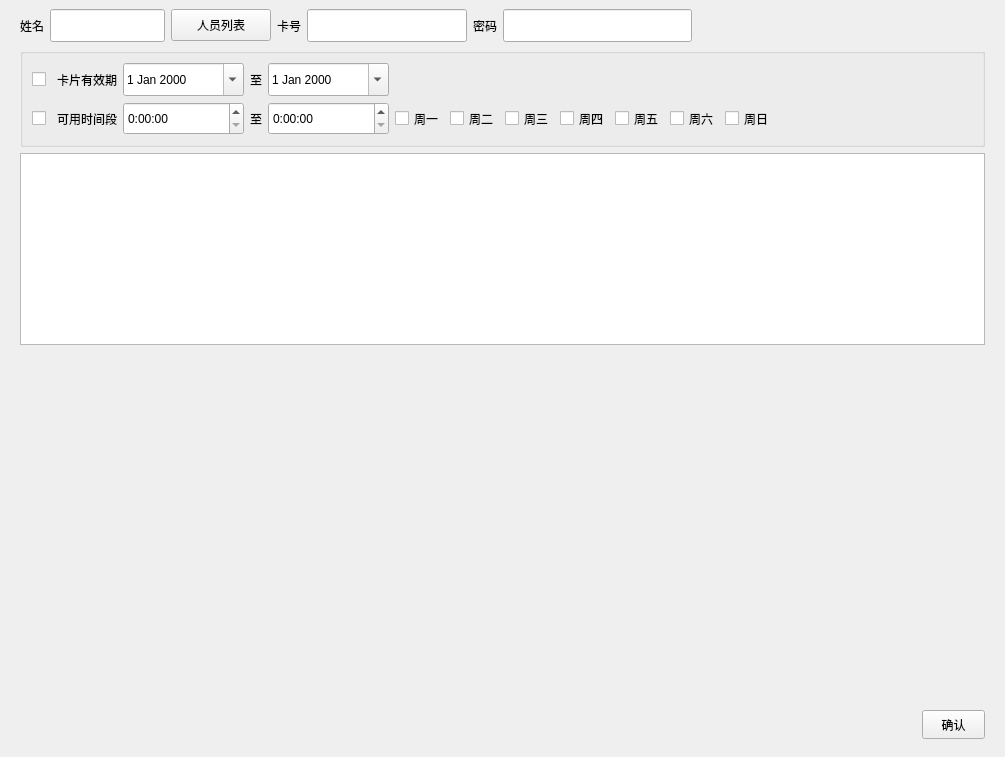
     <widget class="QWidget" name="page_makeadmincard">
      <layout class="QVBoxLayout" name="verticalLayout_36">
       <property name="topMargin">
        <number>0</number>
       </property>
       <property name="bottomMargin">
        <number>9</number>
       </property>
       <item>
        <widget class="QWidget" name="widget_makeadmincard" native="true">
         <layout class="QVBoxLayout" name="verticalLayout_35">
          <item>
           <layout class="QHBoxLayout" name="horizontalLayout_31">
            <item>
             <layout class="QHBoxLayout" name="horizontalLayout_92">
              <item>
               <widget class="QLabel" name="label_59">
                <property name="minimumSize">
                 <size>
                  <width>0</width>
                  <height>25</height>
                 </size>
                </property>
                <property name="text">
                 <string>姓名</string>
                </property>
                <property name="alignment">
                 <set>Qt::AlignRight|Qt::AlignTrailing|Qt::AlignVCenter</set>
                </property>
               </widget>
              </item>
              <item>
               <widget class="QLineEdit" name="line_makeadmin_name">
                <property name="sizePolicy">
                 <sizepolicy hsizetype="Fixed" vsizetype="Fixed">
                  <horstretch>0</horstretch>
                  <verstretch>0</verstretch>
                 </sizepolicy>
                </property>
                <property name="minimumSize">
                 <size>
                  <width>115</width>
                  <height>33</height>
                 </size>
                </property>
                <property name="maximumSize">
                 <size>
                  <width>115</width>
                  <height>33</height>
                 </size>
                </property>
                <property name="text">
                 <string/>
                </property>
                <property name="readOnly">
                 <bool>true</bool>
                </property>
               </widget>
              </item>
              <item>
               <widget class="QPushButton" name="btn_admin_list">
                <property name="minimumSize">
                 <size>
                  <width>100</width>
                  <height>32</height>
                 </size>
                </property>
                <property name="maximumSize">
                 <size>
                  <width>100</width>
                  <height>32</height>
                 </size>
                </property>
                <property name="text">
                 <string>人员列表</string>
                </property>
               </widget>
              </item>
             </layout>
            </item>
            <item>
             <layout class="QHBoxLayout" name="horizontalLayout_93">
              <item>
               <widget class="QLabel" name="label_60">
                <property name="text">
                 <string>卡号</string>
                </property>
                <property name="alignment">
                 <set>Qt::AlignRight|Qt::AlignTrailing|Qt::AlignVCenter</set>
                </property>
               </widget>
              </item>
              <item>
               <widget class="QLineEdit" name="line_makeadmin_cardnum">
                <property name="sizePolicy">
                 <sizepolicy hsizetype="Fixed" vsizetype="Fixed">
                  <horstretch>0</horstretch>
                  <verstretch>0</verstretch>
                 </sizepolicy>
                </property>
                <property name="minimumSize">
                 <size>
                  <width>160</width>
                  <height>33</height>
                 </size>
                </property>
                <property name="maximumSize">
                 <size>
                  <width>160</width>
                  <height>33</height>
                 </size>
                </property>
                <property name="text">
                 <string/>
                </property>
                <property name="readOnly">
                 <bool>true</bool>
                </property>
               </widget>
              </item>
             </layout>
            </item>
            <item>
             <layout class="QHBoxLayout" name="horizontalLayout_94">
              <item>
               <widget class="QLabel" name="label_61">
                <property name="text">
                 <string>密码</string>
                </property>
                <property name="alignment">
                 <set>Qt::AlignRight|Qt::AlignTrailing|Qt::AlignVCenter</set>
                </property>
               </widget>
              </item>
              <item>
               <widget class="QLineEdit" name="line_makeadmin_password">
                <property name="minimumSize">
                 <size>
                  <width>189</width>
                  <height>33</height>
                 </size>
                </property>
                <property name="maximumSize">
                 <size>
                  <width>189</width>
                  <height>33</height>
                 </size>
                </property>
                <property name="text">
                 <string/>
                </property>
                <property name="echoMode">
                 <enum>QLineEdit::Normal</enum>
                </property>
                <property name="readOnly">
                 <bool>true</bool>
                </property>
               </widget>
              </item>
              <item>
               <spacer name="horizontalSpacer_52">
                <property name="orientation">
                 <enum>Qt::Horizontal</enum>
                </property>
                <property name="sizeHint" stdset="0">
                 <size>
                  <width>40</width>
                  <height>20</height>
                 </size>
                </property>
               </spacer>
              </item>
             </layout>
            </item>
           </layout>
          </item>
          <item>
           <widget class="QGroupBox" name="groupBox_3">
            <property name="title">
             <string/>
            </property>
            <layout class="QVBoxLayout" name="verticalLayout_30">
             <item>
              <layout class="QHBoxLayout" name="horizontalLayout_77">
               <item>
                <widget class="QCheckBox" name="checkBox_admin_cardValidtime">
                 <property name="text">
                  <string/>
                 </property>
                 <property name="checkable">
                  <bool>true</bool>
                 </property>
                 <property name="checked">
                  <bool>false</bool>
                 </property>
                </widget>
               </item>
               <item>
                <layout class="QHBoxLayout" name="horizontalLayout_61">
                 <property name="spacing">
                  <number>0</number>
                 </property>
                 <item>
                  <widget class="QWidget" name="widget_admin_cardvalidtime" native="true">
                   <property name="minimumSize">
                    <size>
                     <width>100</width>
                     <height>30</height>
                    </size>
                   </property>
                   <layout class="QHBoxLayout" name="horizontalLayout_78">
                    <property name="spacing">
                     <number>6</number>
                    </property>
                    <property name="leftMargin">
                     <number>0</number>
                    </property>
                    <property name="topMargin">
                     <number>0</number>
                    </property>
                    <property name="rightMargin">
                     <number>0</number>
                    </property>
                    <property name="bottomMargin">
                     <number>0</number>
                    </property>
                    <item>
                     <widget class="QLabel" name="label_46">
                      <property name="minimumSize">
                       <size>
                        <width>65</width>
                        <height>25</height>
                       </size>
                      </property>
                      <property name="maximumSize">
                       <size>
                        <width>65</width>
                        <height>25</height>
                       </size>
                      </property>
                      <property name="text">
                       <string>卡片有效期</string>
                      </property>
                      <property name="alignment">
                       <set>Qt::AlignRight|Qt::AlignTrailing|Qt::AlignVCenter</set>
                      </property>
                     </widget>
                    </item>
                    <item>
                     <widget class="QDateEdit" name="date_admincard_start">
                      <property name="sizePolicy">
                       <sizepolicy hsizetype="Expanding" vsizetype="Preferred">
                        <horstretch>0</horstretch>
                        <verstretch>0</verstretch>
                       </sizepolicy>
                      </property>
                      <property name="minimumSize">
                       <size>
                        <width>121</width>
                        <height>33</height>
                       </size>
                      </property>
                      <property name="maximumSize">
                       <size>
                        <width>121</width>
                        <height>33</height>
                       </size>
                      </property>
                      <property name="minimumDate">
                       <date>
                        <year>2000</year>
                        <month>1</month>
                        <day>1</day>
                       </date>
                      </property>
                      <property name="calendarPopup">
                       <bool>true</bool>
                      </property>
                     </widget>
                    </item>
                    <item>
                     <widget class="QLabel" name="label_47">
                      <property name="minimumSize">
                       <size>
                        <width>0</width>
                        <height>25</height>
                       </size>
                      </property>
                      <property name="maximumSize">
                       <size>
                        <width>30</width>
                        <height>25</height>
                       </size>
                      </property>
                      <property name="text">
                       <string>至</string>
                      </property>
                      <property name="alignment">
                       <set>Qt::AlignRight|Qt::AlignTrailing|Qt::AlignVCenter</set>
                      </property>
                     </widget>
                    </item>
                    <item>
                     <widget class="QDateEdit" name="date_admincard_end">
                      <property name="sizePolicy">
                       <sizepolicy hsizetype="Expanding" vsizetype="Preferred">
                        <horstretch>0</horstretch>
                        <verstretch>0</verstretch>
                       </sizepolicy>
                      </property>
                      <property name="minimumSize">
                       <size>
                        <width>121</width>
                        <height>33</height>
                       </size>
                      </property>
                      <property name="maximumSize">
                       <size>
                        <width>121</width>
                        <height>33</height>
                       </size>
                      </property>
                      <property name="minimumDate">
                       <date>
                        <year>2000</year>
                        <month>1</month>
                        <day>1</day>
                       </date>
                      </property>
                      <property name="calendarPopup">
                       <bool>true</bool>
                      </property>
                     </widget>
                    </item>
                    <item>
                     <spacer name="horizontalSpacer_44">
                      <property name="orientation">
                       <enum>Qt::Horizontal</enum>
                      </property>
                      <property name="sizeHint" stdset="0">
                       <size>
                        <width>40</width>
                        <height>20</height>
                       </size>
                      </property>
                     </spacer>
                    </item>
                   </layout>
                  </widget>
                 </item>
                </layout>
               </item>
              </layout>
             </item>
             <item>
              <layout class="QHBoxLayout" name="horizontalLayout_84">
               <item>
                <widget class="QCheckBox" name="checkBox_admin_availabletime">
                 <property name="sizePolicy">
                  <sizepolicy hsizetype="Fixed" vsizetype="Fixed">
                   <horstretch>0</horstretch>
                   <verstretch>0</verstretch>
                  </sizepolicy>
                 </property>
                 <property name="text">
                  <string/>
                 </property>
                </widget>
               </item>
               <item>
                <layout class="QHBoxLayout" name="horizontalLayout_88">
                 <item>
                  <widget class="QWidget" name="widget_admin_availabletime" native="true">
                   <property name="minimumSize">
                    <size>
                     <width>100</width>
                     <height>30</height>
                    </size>
                   </property>
                   <layout class="QHBoxLayout" name="horizontalLayout_91">
                    <property name="leftMargin">
                     <number>0</number>
                    </property>
                    <property name="topMargin">
                     <number>0</number>
                    </property>
                    <property name="rightMargin">
                     <number>0</number>
                    </property>
                    <property name="bottomMargin">
                     <number>0</number>
                    </property>
                    <item>
                     <widget class="QLabel" name="label_48">
                      <property name="minimumSize">
                       <size>
                        <width>65</width>
                        <height>25</height>
                       </size>
                      </property>
                      <property name="maximumSize">
                       <size>
                        <width>65</width>
                        <height>25</height>
                       </size>
                      </property>
                      <property name="text">
                       <string>可用时间段</string>
                      </property>
                      <property name="alignment">
                       <set>Qt::AlignRight|Qt::AlignTrailing|Qt::AlignVCenter</set>
                      </property>
                     </widget>
                    </item>
                    <item>
                     <widget class="QTimeEdit" name="time_admincard_start">
                      <property name="sizePolicy">
                       <sizepolicy hsizetype="Expanding" vsizetype="Preferred">
                        <horstretch>0</horstretch>
                        <verstretch>0</verstretch>
                       </sizepolicy>
                      </property>
                      <property name="minimumSize">
                       <size>
                        <width>121</width>
                        <height>33</height>
                       </size>
                      </property>
                      <property name="maximumSize">
                       <size>
                        <width>121</width>
                        <height>33</height>
                       </size>
                      </property>
                      <property name="displayFormat">
                       <string>H:mm:ss</string>
                      </property>
                      <property name="calendarPopup">
                       <bool>true</bool>
                      </property>
                     </widget>
                    </item>
                    <item>
                     <widget class="QLabel" name="label_49">
                      <property name="minimumSize">
                       <size>
                        <width>0</width>
                        <height>25</height>
                       </size>
                      </property>
                      <property name="maximumSize">
                       <size>
                        <width>16777215</width>
                        <height>25</height>
                       </size>
                      </property>
                      <property name="text">
                       <string>至</string>
                      </property>
                      <property name="alignment">
                       <set>Qt::AlignRight|Qt::AlignTrailing|Qt::AlignVCenter</set>
                      </property>
                     </widget>
                    </item>
                    <item>
                     <widget class="QTimeEdit" name="time_admincard_end">
                      <property name="sizePolicy">
                       <sizepolicy hsizetype="Expanding" vsizetype="Preferred">
                        <horstretch>0</horstretch>
                        <verstretch>0</verstretch>
                       </sizepolicy>
                      </property>
                      <property name="minimumSize">
                       <size>
                        <width>121</width>
                        <height>33</height>
                       </size>
                      </property>
                      <property name="maximumSize">
                       <size>
                        <width>121</width>
                        <height>33</height>
                       </size>
                      </property>
                      <property name="displayFormat">
                       <string>H:mm:ss</string>
                      </property>
                      <property name="calendarPopup">
                       <bool>true</bool>
                      </property>
                     </widget>
                    </item>
                    <item>
                     <widget class="QCheckBox" name="check_admincard_week_1">
                      <property name="minimumSize">
                       <size>
                        <width>0</width>
                        <height>25</height>
                       </size>
                      </property>
                      <property name="maximumSize">
                       <size>
                        <width>16777215</width>
                        <height>25</height>
                       </size>
                      </property>
                      <property name="text">
                       <string>周一</string>
                      </property>
                      <property name="tristate">
                       <bool>false</bool>
                      </property>
                     </widget>
                    </item>
                    <item>
                     <widget class="QCheckBox" name="check_admincard_week_2">
                      <property name="minimumSize">
                       <size>
                        <width>0</width>
                        <height>25</height>
                       </size>
                      </property>
                      <property name="maximumSize">
                       <size>
                        <width>16777215</width>
                        <height>25</height>
                       </size>
                      </property>
                      <property name="text">
                       <string>周二</string>
                      </property>
                      <property name="checkable">
                       <bool>true</bool>
                      </property>
                     </widget>
                    </item>
                    <item>
                     <widget class="QCheckBox" name="check_admincard_week_3">
                      <property name="minimumSize">
                       <size>
                        <width>0</width>
                        <height>25</height>
                       </size>
                      </property>
                      <property name="maximumSize">
                       <size>
                        <width>16777215</width>
                        <height>25</height>
                       </size>
                      </property>
                      <property name="text">
                       <string>周三</string>
                      </property>
                     </widget>
                    </item>
                    <item>
                     <widget class="QCheckBox" name="check_admincard_week_4">
                      <property name="minimumSize">
                       <size>
                        <width>0</width>
                        <height>25</height>
                       </size>
                      </property>
                      <property name="maximumSize">
                       <size>
                        <width>16777215</width>
                        <height>25</height>
                       </size>
                      </property>
                      <property name="text">
                       <string>周四</string>
                      </property>
                     </widget>
                    </item>
                    <item>
                     <widget class="QCheckBox" name="check_admincard_week_5">
                      <property name="minimumSize">
                       <size>
                        <width>0</width>
                        <height>25</height>
                       </size>
                      </property>
                      <property name="maximumSize">
                       <size>
                        <width>16777215</width>
                        <height>25</height>
                       </size>
                      </property>
                      <property name="text">
                       <string>周五</string>
                      </property>
                     </widget>
                    </item>
                    <item>
                     <widget class="QCheckBox" name="check_admincard_week_6">
                      <property name="minimumSize">
                       <size>
                        <width>0</width>
                        <height>25</height>
                       </size>
                      </property>
                      <property name="maximumSize">
                       <size>
                        <width>16777215</width>
                        <height>25</height>
                       </size>
                      </property>
                      <property name="text">
                       <string>周六</string>
                      </property>
                     </widget>
                    </item>
                    <item>
                     <widget class="QCheckBox" name="check_admincard_week_7">
                      <property name="minimumSize">
                       <size>
                        <width>0</width>
                        <height>25</height>
                       </size>
                      </property>
                      <property name="maximumSize">
                       <size>
                        <width>16777215</width>
                        <height>25</height>
                       </size>
                      </property>
                      <property name="text">
                       <string>周日</string>
                      </property>
                     </widget>
                    </item>
                    <item>
                     <spacer name="horizontalSpacer_51">
                      <property name="orientation">
                       <enum>Qt::Horizontal</enum>
                      </property>
                      <property name="sizeHint" stdset="0">
                       <size>
                        <width>199</width>
                        <height>20</height>
                       </size>
                      </property>
                     </spacer>
                    </item>
                   </layout>
                  </widget>
                 </item>
                </layout>
               </item>
              </layout>
             </item>
            </layout>
           </widget>
          </item>
          <item>
           <widget class="QTextEdit" name="textEdit"/>
          </item>
          <item>
           <spacer name="verticalSpacer_9">
            <property name="orientation">
             <enum>Qt::Vertical</enum>
            </property>
            <property name="sizeHint" stdset="0">
             <size>
              <width>17</width>
              <height>359</height>
             </size>
            </property>
           </spacer>
          </item>
          <item>
           <layout class="QHBoxLayout" name="horizontalLayout_57">
            <property name="spacing">
             <number>2</number>
            </property>
            <item>
             <spacer name="horizontalSpacer_38">
              <property name="orientation">
               <enum>Qt::Horizontal</enum>
              </property>
              <property name="sizeHint" stdset="0">
               <size>
                <width>40</width>
                <height>20</height>
               </size>
              </property>
             </spacer>
            </item>
            <item>
             <widget class="QPushButton" name="btn_makeadmincard_ok">
              <property name="minimumSize">
               <size>
                <width>63</width>
                <height>29</height>
               </size>
              </property>
              <property name="maximumSize">
               <size>
                <width>63</width>
                <height>29</height>
               </size>
              </property>
              <property name="text">
               <string>确认</string>
              </property>
             </widget>
            </item>
           </layout>
          </item>
         </layout>
        </widget>
       </item>
      </layout>
     </widget>
